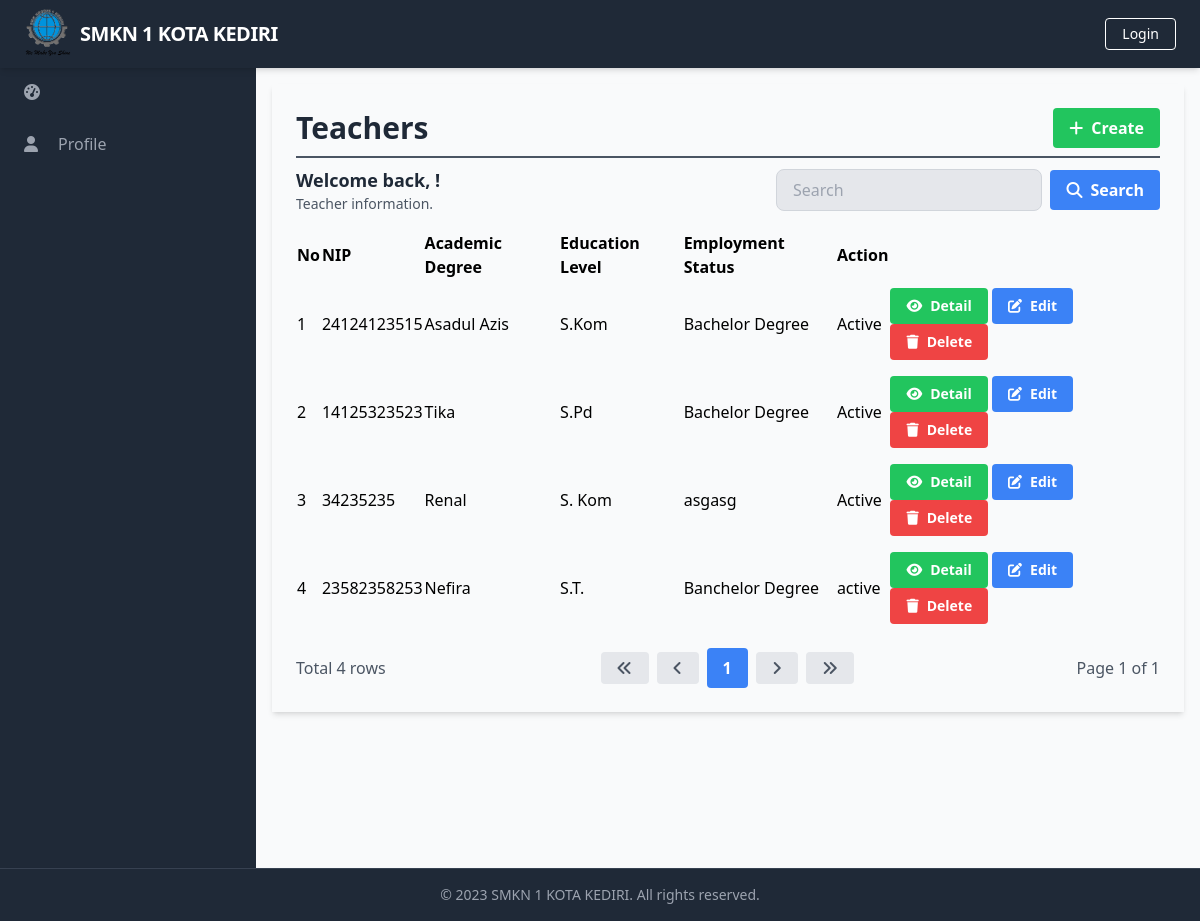
Before: /manage_teachers/manage_teachers_list.php with the older database file.
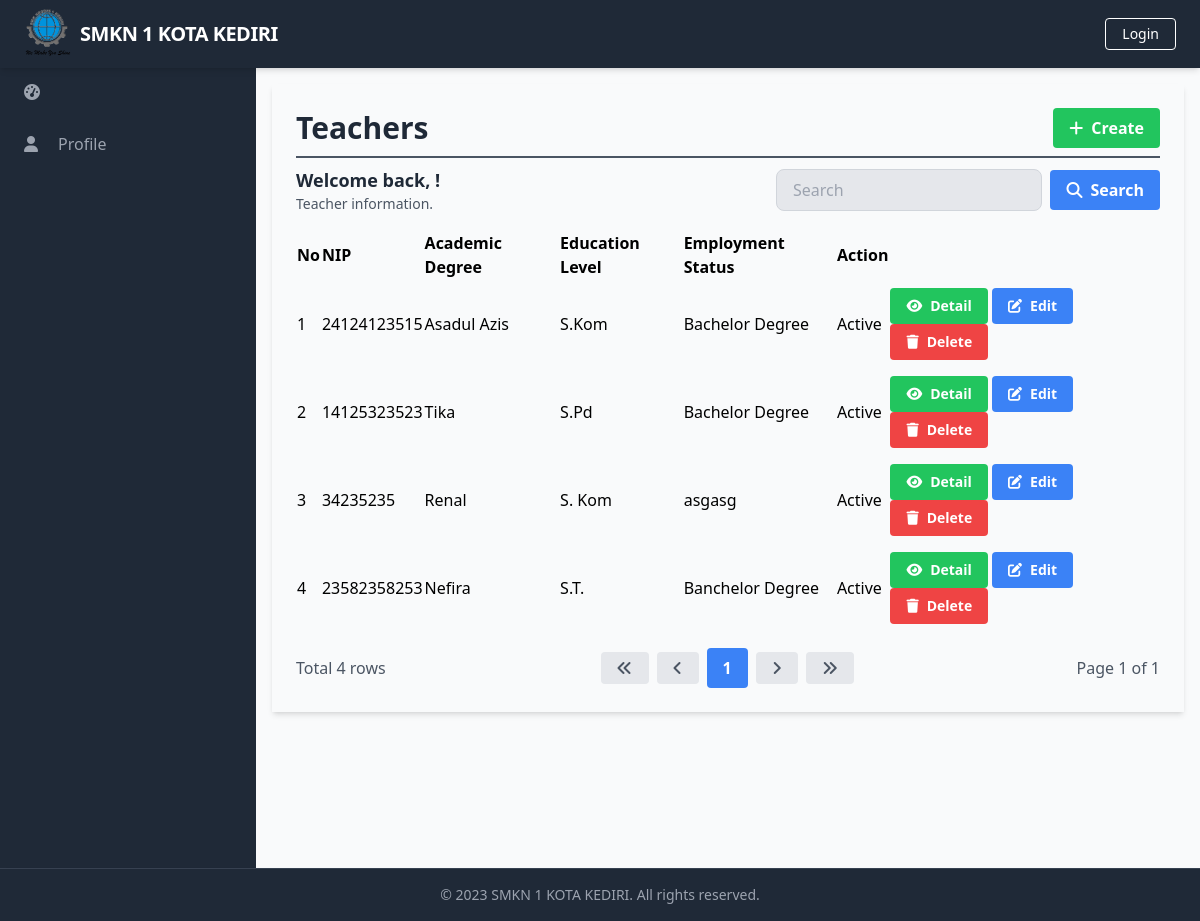
After: the same page with the newer database file.
### tables this page shows
CREATE TABLE `Teachers` (
  `TeacherID` int(11) NOT NULL,
  `NIP` varchar(20) NOT NULL,
  `AcademicDegree` varchar(50) DEFAULT NULL,
  `EducationLevel` varchar(50) DEFAULT NULL,
  `EmploymentStatus` varchar(50) DEFAULT NULL,
  `UserID` int(11) DEFAULT NULL
);

CREATE TABLE `Users` (
  `UserID` int(11) NOT NULL,
  `Username` varchar(50) NOT NULL,
  `Password` varchar(255) NOT NULL,
  `Email` varchar(100) NOT NULL,
  `FullName` varchar(100) DEFAULT NULL,
  `DateOfBirth` date DEFAULT NULL,
  `Gender` varchar(10) DEFAULT NULL,
  `Address` text DEFAULT NULL,
  `PhoneNumber` varchar(20) DEFAULT NULL,
  `RoleID` int(11) DEFAULT NULL,
  `AccountCreationDate` timestamp NOT NULL DEFAULT current_timestamp() ON UPDATE current_timestamp(),
  `LastLogin` datetime DEFAULT NULL,
  `AccountStatus` varchar(20) DEFAULT NULL,
  `ProfilePictureURL` varchar(255) DEFAULT NULL,
  `ActivationStatus` varchar(20) DEFAULT NULL
);

### database/connection.php (called while the page is built, shortened)
<?php
$baseUrl = "http://localhost/final_project_aziz_2023/";

### public/manage_teachers/manage_teachers_list.php (the view, shortened to what the changed rows need)
<?php
require_once('../../database/connection.php');
?>
<?php include_once('../components/header.php'); ?>
<div class="h-screen flex flex-col">
    <div class="flex-grow bg-gray-50 flex flex-row shadow-md">
        <main class="bg-gray-50 flex flex-col flex-1 overflow-y-scroll h-screen flex-shrink-0 sc-hide pb-40">
            <div class="flex items-start justify-start p-6 shadow-md m-4 flex-1 flex-col">
                <div class="flex flex-row justify-between items-center w-full border-b-2 border-gray-600 mb-2 pb-2">
                    <h1 class="text-3xl text-gray-800 font-semibold w-full">Teachers</h1>
                </div>
                <div class="flex flex-col w-full">
                    <div class="flex flex-row justify-between items-center w-full mb-2 pb-2">
                        <div>
                            <h2 class="text-lg text-gray-800 font-semibold">Welcome back, <?php echo $_SESSION['FullName']; ?>!</h2>
                        </div>
                    </div>
                    <table class="min-w-full">
                        <thead>
                            <tr>
                                <th class="text-left">No</th>
                                <th class="text-left">NIP</th>
                                <th class="text-left">Academic Degree</th>
                                <th class="text-left">Education Level</th>
                                <th class="text-left">Employment Status</th>
                                <th class="text-left">Action</th>
                            </tr>
                        </thead>
                        <tbody>
                            <?php
                            $searchTerm = isset($_GET['search']) ? $_GET['search'] : '';
                            $page = isset($_GET['page']) ? $_GET['page'] : 1;
                            $query = "SELECT Teachers.TeacherID, Teachers.NIP, Teachers.AcademicDegree, Teachers.EducationLevel, Teachers.EmploymentStatus, Users.FullName
                        FROM Teachers
                        INNER JOIN Users ON Teachers.UserID = Users.UserID
                        WHERE Teachers.NIP LIKE '%$searchTerm%'
                        OR Teachers.AcademicDegree LIKE '%$searchTerm%'
                        OR Teachers.EducationLevel LIKE '%$searchTerm%'
                        OR Teachers.EmploymentStatus LIKE '%$searchTerm%'
                        LIMIT 15 OFFSET " . ($page - 1) * 15;
                            $result = $conn->query($query);
                            $no = 1;
                            while ($row = $result->fetch_assoc()) {
                            ?>
                                <tr>
                                    <td class=""><?php echo $no++; ?></td>
                                    <td class=""><?php echo $row['NIP']; ?></td>
                                    <td class=""><?php echo $row['FullName']; ?></td>
                                    <td class=""><?php echo $row['AcademicDegree']; ?></td>
                                    <td class=""><?php echo $row['EducationLevel']; ?></td>
                                    <td class=""><?php echo $row['EmploymentStatus']; ?></td>
                                    <td class='py-2'>
                                        <a href="<?php echo $baseUrl; ?>public/manage_teachers/manage_teachers_detail.php?id=<?php echo $row['TeacherID'] ?>" class='bg-green-500 hover-bg-green-700 text-white font-bold py-2 px-4 rounded inline-flex items-center text-sm'>
                                            <i class='fas fa-eye mr-2'></i>
                                            <span>Detail</span>
                                        </a>
                                        <a href="<?php echo $baseUrl; ?>public/manage_teachers/manage_teachers_update.php?id=<?php echo $row['TeacherID'] ?>" class='bg-blue-500 hover-bg-blue-700 text-white font-bold py-2 px-4 rounded inline-flex items-center text-sm'>
                                            <i class='fas fa-edit mr-2'></i>
                                            <span>Edit</span>
                                        </a>
                                        <a href="#" onclick="confirmDelete(<?php echo $row['TeacherID']; ?>)" class='bg-red-500 hover-bg-red-700 text-white font-bold py-2 px-4 rounded inline-flex items-center text-sm'>
                                            <i class='fas fa-trash mr-2'></i>
                                            <span>Delete</span>
                                        </a>
                                    </td>
                                </tr>
                            <?php
                            }
                            ?>
                        </tbody>
                    </table>
                </div>
        </main>
    </div>
</div>
</body>
</html>

Changed rows visible on the page:
changed teachers "Banchelor Degree": EmploymentStatus "active" → "Active"
